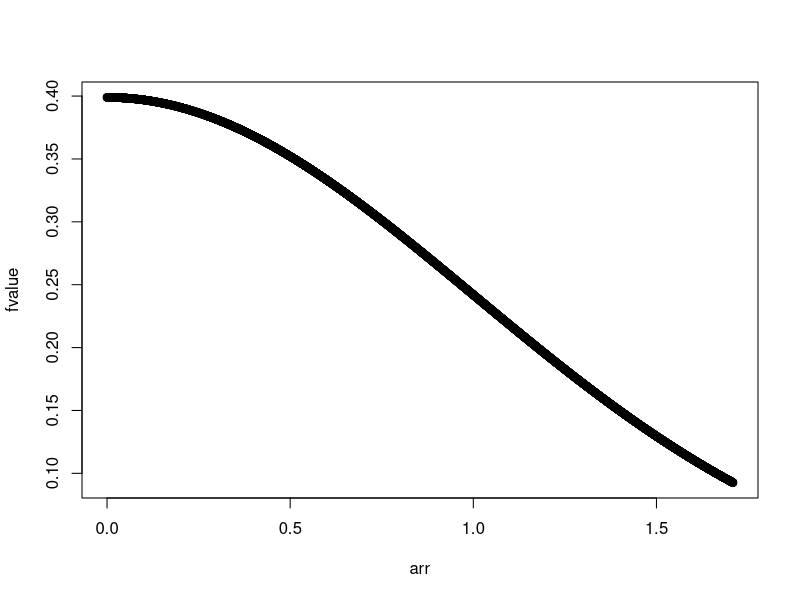

This figure's R source:
x <- c(3.24,4.39,5.24,3.83,3.50,3.75,4.06,3.83,3.54,3.20,4.28,3.65,3.01,4.69,3.32)
sigma <- 0.76
mu <- 3.5
mux <- mean(x)
sigmax <- sigma/sqrt(length(x))
z <- (mux-mu)/sigmax
z
n=10000
arr <- seq(0, z, length=n)
fvalue <- numeric()
fsum=0
i=0
for(xval in arr){
fsum=fsum+(3-(-1)^i)*1/sqrt(2*pi)*exp(-xval^2/2)
fvalue[i+1] <- 1/sqrt(2*pi)*exp(-xval^2/2)
i=i+1
}
fsum
fsum*((arr[2]-arr[1])/3)
rs=fsum*((arr[2]-arr[1])/3)
r=rs*2
r1=1-r
p=r1/2
p
plot(arr,fvalue)

